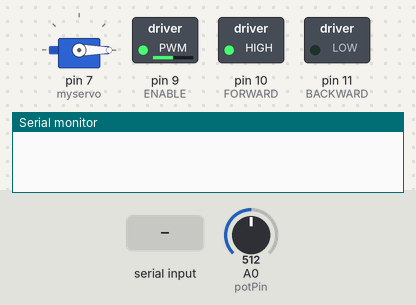
Bench run of a sketch on a simulated Arduino Uno, built with avr-gcc and run on an emulated ATmega328P. Shown: servo, switched loads named in the sketch (green lamp = pin HIGH), the last lines printed to the serial monitor. Inputs (shaded band) come from the test bench; at power-on: A0 (potPin) = 512.

Above: at 1.2 s.
1.3 s: "1\n" received over Serial
At 2.2 s:
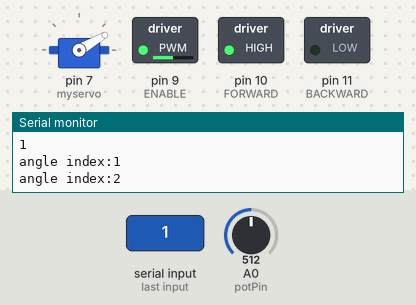
4.3 s: byte 10 (10) received over Serial
5.8 s: A0 (potPin) set to 716
At 6.7 s:
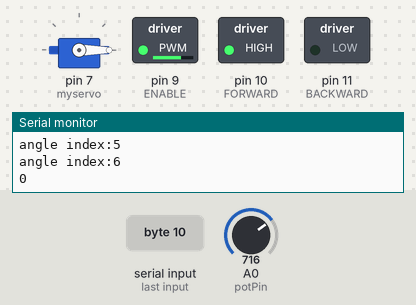
7.3 s: "0\n" received over Serial
At 7.7 s:
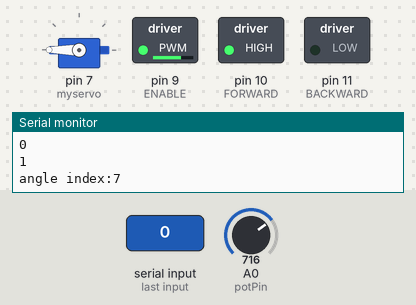
10.3 s: "2\n" received over Serial
11.8 s: A0 (potPin) set to 900
At 12.3 s:
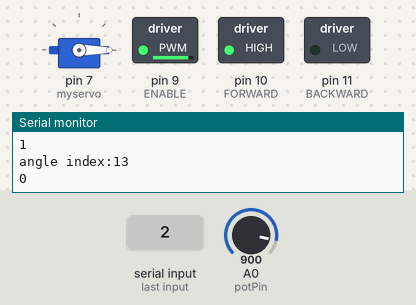
Timing chart, 0 to 14.3 s (numbered marks = the images above; inputs shaded):
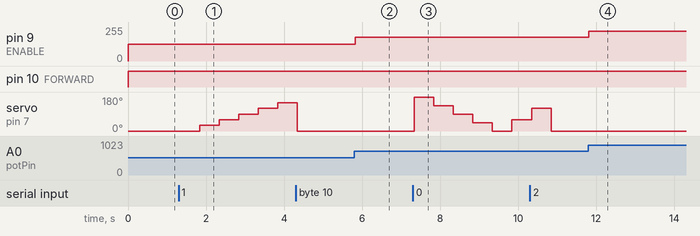

The sketch:

CombinedCode.ino
```cpp
/* Pins for L298N Motor Controller (drive wheels - f/b, speed) */
#define ENABLE 9 //PWM
#define FORWARD 10
#define BACKWARD 11

int potPin = A0;
int potValue = 0;

int mode = 0;

#include <Servo.h>

Servo myservo;  // create servo object to control a servo

int pos = 0;    // variable to store the servo position

void setup() {
  pinMode(ENABLE, OUTPUT);
  pinMode(FORWARD, OUTPUT);
  pinMode(BACKWARD, OUTPUT);
  myservo.attach(7);  // attaches the servo on pin 7 to the servo object

  Serial.begin(9600);
}

void loop() {
  if(mode == 0) {
    myservo.write(0);
    // Motor Speed
    potValue = analogRead(potPin);
    drive(potValue/1023.0);
    delay(20);
  } else if(mode == 1) {
    //Servo
    servoLoop();
  }
}

void serialEvent() {
   int incomingByte = Serial.read();

   // say what you got:
   //Serial.print("I received: ");
   //Serial.println(incomingByte, DEC);

   if(incomingByte == 10) {
    mode = (mode + 1) % 2;
   }
   Serial.println(mode);
}

// spd -1 to 1, 0 is stopped
void drive(double spd){
  if(spd >= 0) { //positive =  forward
    digitalWrite(FORWARD, HIGH);
    digitalWrite(BACKWARD, LOW);
  } else {
    digitalWrite(FORWARD, LOW);
    digitalWrite(BACKWARD, HIGH);
  }
  analogWrite(ENABLE, abs(spd)*255); //max speed = spd*255
}

int angle[] = {0, 30, 60, 90, 120, 150, 180, 135, 90, 45, 0, 60, 120, 180, 90, 0, 180};
int angleIndex = 0;

void servoLoop() {
  myservo.write(angle[angleIndex]);
  angleIndex++;
  angleIndex = angleIndex % 17;
  Serial.print("angle index:");
  Serial.println(angleIndex);
  delay(500);
}
```

Measured:
- after the input at 1.3 s, servo on pin 7 (myservo): moves from 0° to 150° over 2.0 s, starting after 0.54 s
- after the input at 5.8 s, pin 9 (ENABLE): 127/255 → 178/255 at once
- after the input at 7.3 s, servo on pin 7 (myservo): 0° → 180° at once, → 135° 0.50 s later, → 90° 0.50 s later, → 45° 0.50 s later, … (6 changes in this stretch)
- after the input at 11.8 s, pin 9 (ENABLE): 178/255 → 224/255 at once
